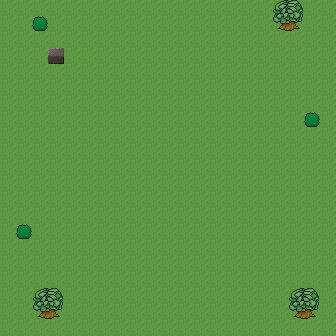

Rendered tile map (Tiled .tmx) drawn with the repository's tilesets; below, a short description and the map source with its tile grids summarised:
An orthogonal 21x21 tile map with 16x16 px tiles, 2 tile layers (Tile Layer 1, Tile Layer 2), 5 tilesets and 248 objects (92x CollidableTile, 60x Crate, 3x Enemy1, Player).

<map version="1.0" orientation="orthogonal" renderorder="right-down" width="21" height="21" tilewidth="16" tileheight="16" nextobjectid="425">
 <tileset firstgid="1" name="bomb_party_v4" tilewidth="16" tileheight="16" tilecount="285" columns="15">
  <image source="bomb_party_v4.png" trans="aa0000" width="240" height="304" />
 </tileset>
 <tileset firstgid="286" name="CollidableTile" tilewidth="16" tileheight="16" tilecount="4" columns="2">
  <image source="CollidableTile.png" trans="aa0000" width="32" height="32" />
 </tileset>
 <tileset firstgid="290" name="SpeedBoost" tilewidth="16" tileheight="16" tilecount="5883" columns="111">
  <image source="SpeedBoost.png" trans="aa0000" width="1786" height="861" />
 </tileset>
 <tileset firstgid="6173" name="ExtraBomb" tilewidth="16" tileheight="16" tilecount="5883" columns="111">
  <image source="ExtraBomb.png" trans="aa0000" width="1786" height="861" />
 </tileset>
 <tileset firstgid="12056" name="IncreaseBombPower" tilewidth="16" tileheight="16" tilecount="5883" columns="111">
  <image source="IncreaseBombPower.png" trans="aa0000" width="1786" height="861" />
 </tileset>
 <layer name="Tile Layer 1" width="21" height="21">
  <data>[441 cells, 441 non-empty, 1 distinct tile ids]</data>
 </layer>
 <layer name="Tile Layer 2" width="21" height="21">
  <data>[441 cells, 16 non-empty, 6 distinct tile ids]</data>
 </layer>
 <objectgroup name="Entity Layer">
  <object id="159" name="Crate" gid="205" x="128" y="128" width="16" height="16" />
  <object id="160" name="Crate" gid="205" x="96" y="96" width="16" height="16" />
  <object id="161" name="Crate" gid="205" x="96" y="128" width="16" height="16" />
  <object id="162" name="Crate" gid="205" x="112" y="176" width="16" height="16" />
  <object id="163" name="Crate" gid="205" x="128" y="208" width="16" height="16" />
  <object id="164" name="Crate" gid="205" x="96" y="240" width="16" height="16" />
  <object id="165" name="Crate" gid="205" x="144" y="240" width="16" height="16" />
  <object id="166" name="Crate" gid="205" x="64" y="224" width="16" height="16" />
  <object id="167" name="Crate" gid="205" x="256" y="192" width="16" height="16" />
  <object id="168" name="Crate" gid="205" x="208" y="176" width="16" height="16" />
  <object id="169" name="Crate" gid="205" x="192" y="144" width="16" height="16" />
  <object id="170" name="Crate" gid="205" x="192" y="240" width="16" height="16" />
  <object id="171" name="Crate" gid="205" x="240" y="240" width="16" height="16" />
  <object id="172" name="Crate" gid="205" x="224" y="224" width="16" height="16" />
  <object id="173" name="Crate" gid="205" x="224" y="96" width="16" height="16" />
  <object id="174" name="Crate" gid="205" x="208" y="112" width="16" height="16" />
  <object id="178" name="Crate" gid="205" x="176" y="80" width="16" height="16" />
  <object id="179" name="Crate" gid="205" x="160" y="160" width="16" height="16" />
  <object id="180" name="Crate" gid="205" x="160" y="224" width="16" height="16" />
  <object id="214" name="Crate" gid="205" x="96" y="176" width="16" height="16" />
  <object id="216" name="Crate" gid="205" x="96" y="256" width="16" height="16" />
  <object id="218" name="Crate" gid="205" x="160" y="95" width="16" height="16" />
  <object id="219" name="Crate" gid="205" x="112" y="112" width="16" height="16" />
  <object id="220" name="Crate" gid="205" x="128" y="96" width="16" height="16" />
  <object id="221" name="Crate" gid="205" x="80" y="112" width="16" height="16" />
  <object id="222" name="Crate" gid="205" x="112" y="144" width="16" height="16" />
  <object id="223" name="Crate" gid="205" x="96" y="208" width="16" height="16" />
  <object id="224" name="Crate" gid="205" x="112" y="208" width="16" height="16" />
  <object id="225" name="Crate" gid="205" x="64" y="144" width="16" height="16" />
  <object id="226" name="Crate" gid="205" x="128" y="224" width="16" height="16" />
  <object id="227" name="Crate" gid="205" x="96" y="160" width="16" height="16" />
  <object id="228" name="Crate" gid="205" x="144" y="144" width="16" height="16" />
  <object id="229" name="Crate" gid="205" x="224" y="240" width="16" height="16" />
  <object id="230" name="Crate" gid="205" x="224" y="128" width="16" height="16" />
  <object id="231" name="Crate" gid="205" x="256" y="144" width="16" height="16" />
  <object id="232" name="Crate" gid="205" x="224" y="160" width="16" height="16" />
  <object id="233" name="Crate" gid="205" x="224" y="192" width="16" height="16" />
  <object id="234" name="Crate" gid="205" x="240" y="176" width="16" height="16" />
  <object id="235" name="Crate" gid="205" x="192" y="208" width="16" height="16" />
  <object id="236" name="Crate" gid="205" x="192" y="112" width="16" height="16" />
  <object id="237" name="Crate" gid="205" x="160" y="112" width="16" height="16" />
  <object id="238" name="Crate" gid="205" x="112" y="272" width="16" height="16" />
  <object id="239" name="Crate" gid="205" x="160" y="240" width="16" height="16" />
  <object id="240" name="Crate" gid="205" x="160" y="208" width="16" height="16" />
  <object id="241" name="Crate" gid="205" x="240" y="112" width="16" height="16" />
  <object id="243" name="Crate" gid="205" x="112" y="80" width="16" height="16" />
  <object id="244" name="Crate" gid="205" x="144" y="80" width="16" height="16" />
  <object id="245" name="Crate" gid="205" x="64" y="112" width="16" height="16" />
  <object id="246" name="Crate" gid="205" x="192" y="176" width="16" height="16" />
  <object id="247" name="Crate" gid="205" x="64" y="192" width="16" height="16" />
  <object id="248" name="Crate" gid="205" x="160" y="272" width="16" height="16" />
  <object id="249" name="Crate" gid="205" x="240" y="208" width="16" height="16" />
  <object id="250" name="Crate" gid="205" x="128" y="176" width="16" height="16" />
  <object id="252" name="Crate" gid="205" x="176" y="144" width="16" height="16" />
  <object id="255" name="Crate" gid="205" x="256" y="112" width="16" height="16" />
  <object id="256" name="Crate" gid="205" x="256" y="224" width="16" height="16" />
  <object id="257" name="Crate" gid="205" x="128" y="256" width="16" height="16" />
  <object id="258" name="Crate" gid="205" x="176" y="176" width="16" height="16" />
  <object id="259" name="Crate" gid="205" x="208" y="80" width="16" height="16" />
  <object id="267" name="Crate" gid="205" x="192" y="272" width="16" height="16" />
  <object id="271" name="Player" gid="257" x="64" y="80" width="16" height="16" />
  <object id="282" name="CollidableTile" gid="266" x="208" y="64" width="16" height="16" />
  <object id="283" name="CollidableTile" gid="266" x="192" y="64" width="16" height="16" />
  <object id="284" name="CollidableTile" gid="266" x="176" y="64" width="16" height="16" />
  <object id="285" name="CollidableTile" gid="266" x="144" y="64" width="16" height="16" />
  </objectgroup>
 <objectgroup name="Collision Layer" visible="0" opacity="0.45">
  <!-- 92 objects omitted --></objectgroup>
</map>
<!-- 183 of 248 objects omitted -->
